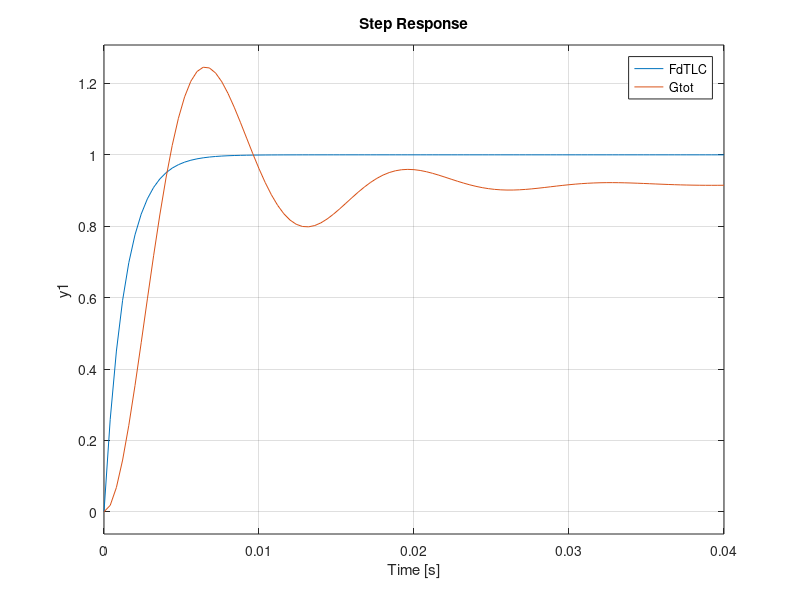

This figure's MATLAB source:
close all; clear all; history -c; clc;
pkg load control;

s = tf('s');

% Planteo la función de transferencia la cual voy a compensar como:
G1 = 100/(s + 100);
G2 = 2340/(s + 212.8);
Gtot = minreal(feedback(G1*G2, 1))

% Vemos el valor de los polos de esta funcion Gtot:
pole(Gtot)     % Se observan polos en: s = -156.4 +- j*480.44

% Luego, dado que se nos pide utilizar un compensador PID, este tiene una
% función de transferencia como la que se muestra a continuación:
% PID = Kp*(Ti*Td*s^2 + Ti*s + 1)/(Ti*s) = Kp*(s^2 + s/Td + 1/(Ti*Td))/Td*Ti*s

% Donde se tendra que los ceros dobles de este PID cancelaran a los polos
% dominantes de la función Gtot, por lo tanto se tendra que:
% s^2 + s/Td + 1/(Ti*Td) = s^2 + 312.8*s + 2553e+05
% De aquí se pueden deducir los valores de las constantes Td y Ti como:
Td = 1/312.8              % Td = 3.1969e-03
Ti = 1/(2.553e+05*Td)     % Ti = 1.2252e-03

% Por lo tanto resulta que el controlador PID tiene la siguiente forma:
PID = (Ti*Td*s^2 + Ti*s + 1)/(Ti*s)

% Resta solo calcular el valor de Kp, por lo que asumiendo un sobrepasamiento
% maximo del 4% (psita = 0.707) se tiene que:
FdTLA = minreal(PID*Gtot);
rlocus(FdTLA); sgrid(0.707, [20 40 60 80])

% Se escoge arbitrariamente un Kp = 1 de modo tal que la función de transferencia
% a lazo cerrado sea la siguiente:
FdTLC = minreal(feedback(FdTLA, 1));
step(FdTLC, Gtot)
